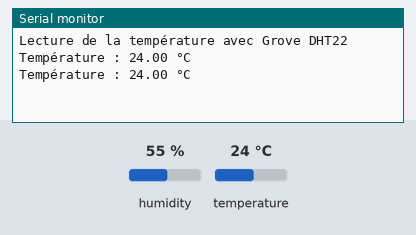
Simulated run of this sketch. Board: Arduino Uno, built with avr-gcc and run on an emulated ATmega328P. Parts: the last lines printed to the serial monitor. The inputs (shaded band) are chosen by the test bench; at power-on: temperature 24 °C, humidity 55 %.

Above: at 2.8 s.
2.9 s: temperature set to 12 °C
At 4.5 s:
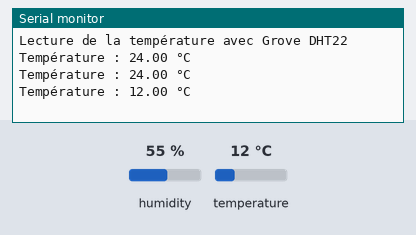
5.6 s: temperature set to 19 °C
At 7.5 s:
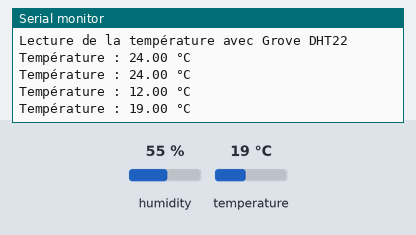
Timing chart, 0 to 9.0 s (numbered marks = the images above; inputs shaded):
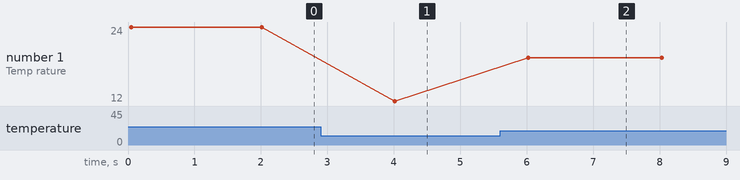

Measured:
- after the input at 2.9 s, the serial monitor: prints a new line after 1.1 s (image 1)
- after the input at 5.6 s, the serial monitor: prints a new line after 0.42 s (image 2)
- plotted number 1: 24 → 12 after the input at 2.9 s, 12 → 19 after the input at 5.6 s

The sketch:

code_capteur_temp_DHT22.ino
```cpp
//Code pour le capteur de température DHT22 sur D2
//Définition des variables
#include "DHT.h"
#define DHTPIN 2       // Port D2 du Grove Base Shield
#define DHTTYPE DHT22  // Capteur DHT22

DHT dht(DHTPIN, DHTTYPE);

void setup() {
  Serial.begin(9600);
  Serial.println("Lecture de la température avec Grove DHT22");
  dht.begin();
}

void loop() {
    // Lecture de la température en °C
  float temperature = dht.readTemperature();

  // Vérifier si la lecture est valide
  if (isnan(temperature)) {
    Serial.println("Erreur de lecture !");
  } else {
    Serial.print("Température : ");
    Serial.print(temperature);
    Serial.println(" °C");
  }

  delay(2000); // Une mesure toutes les 2 secondes
}
```
